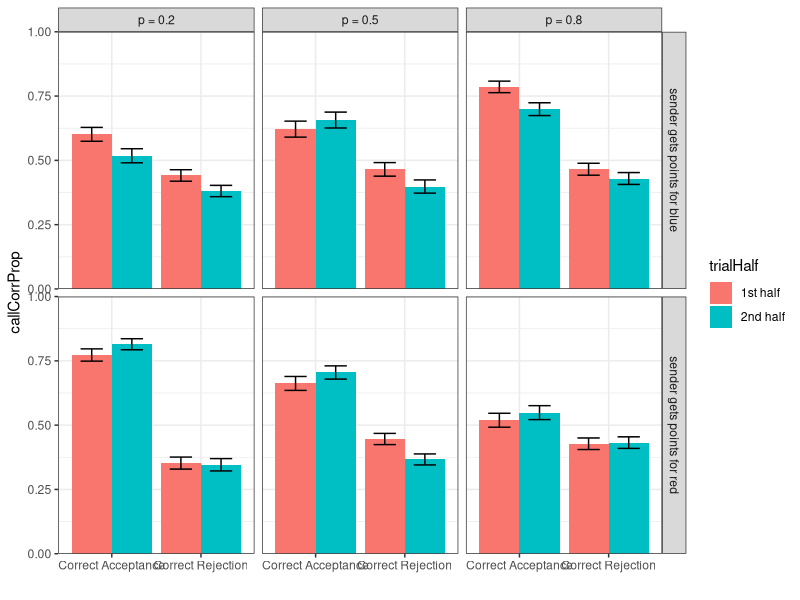
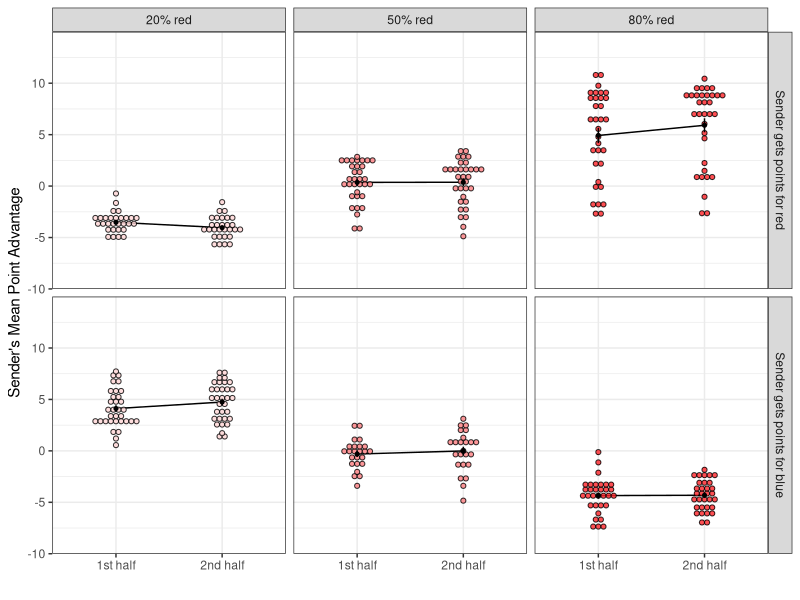
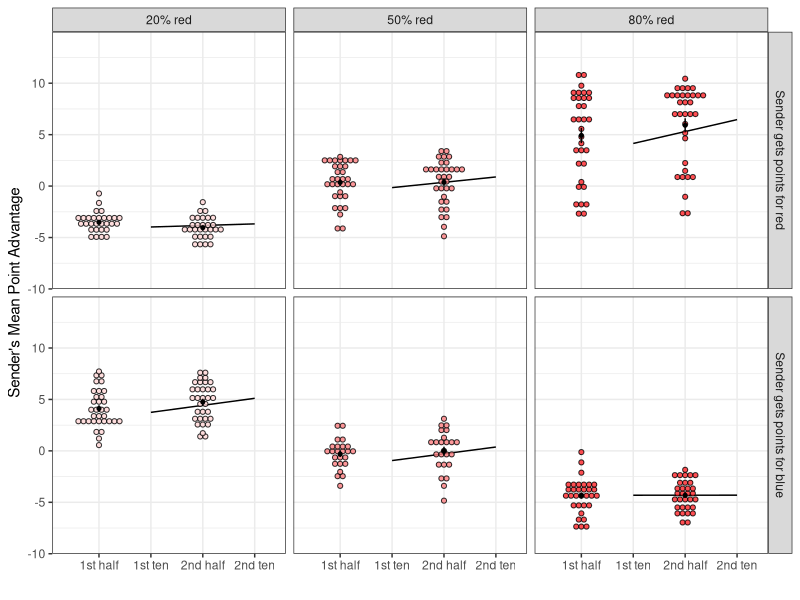
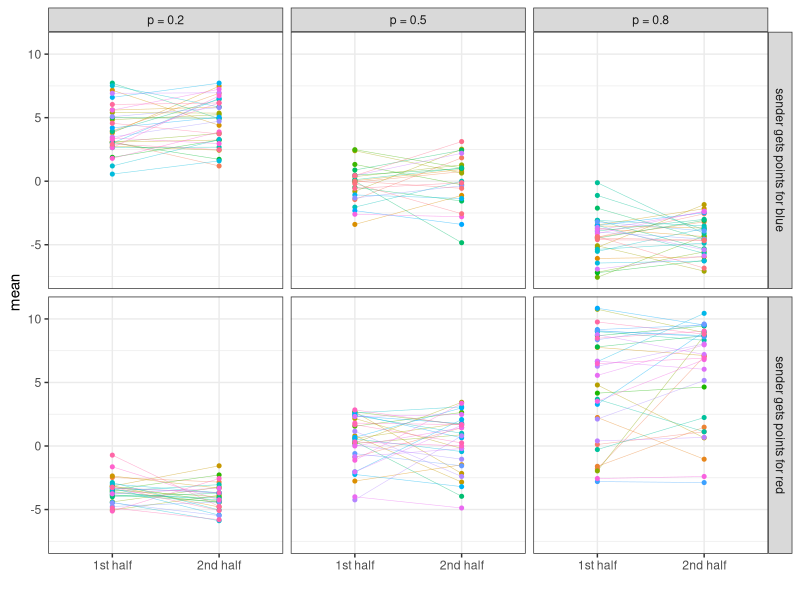
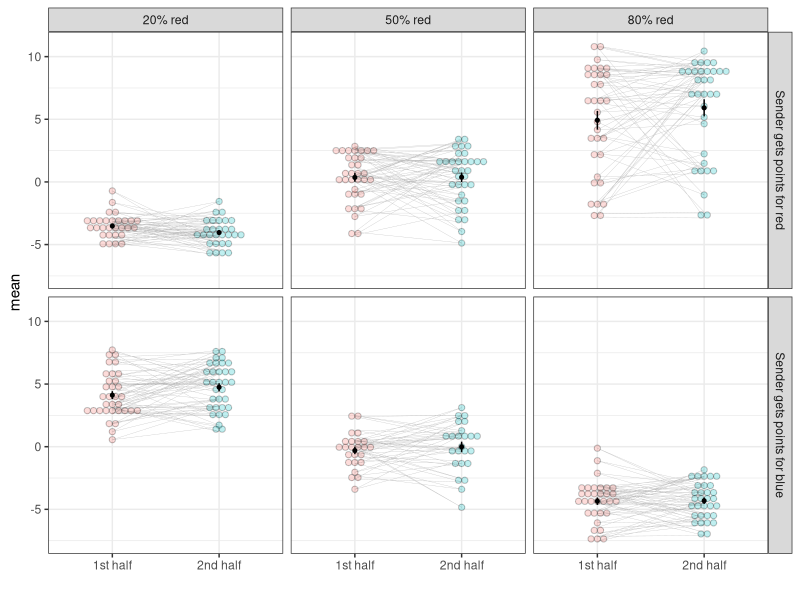
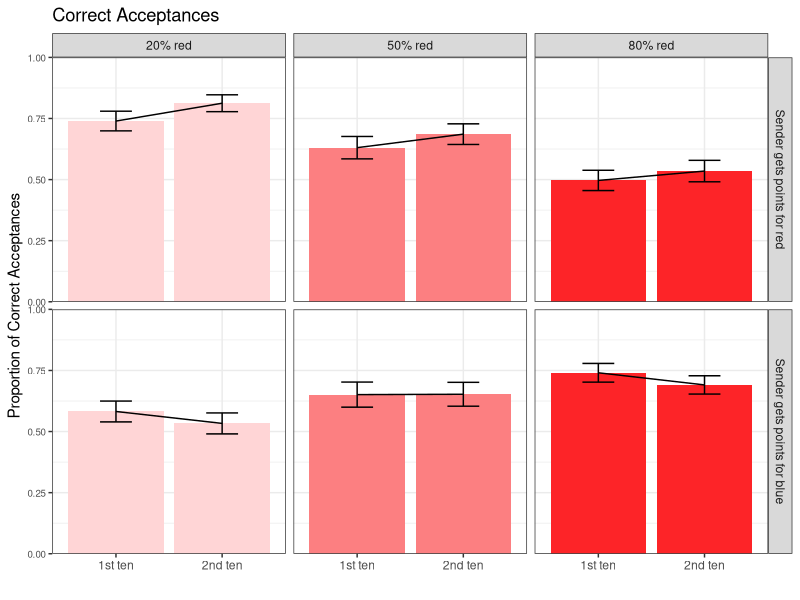
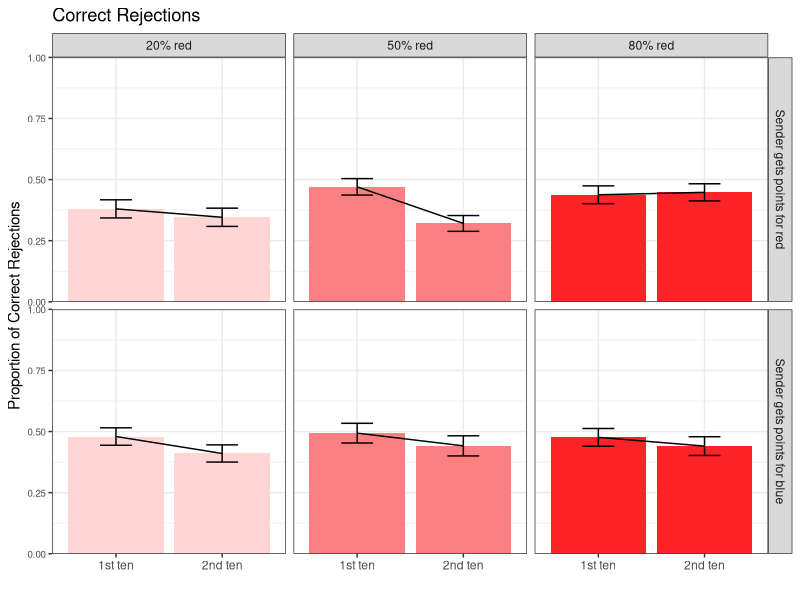
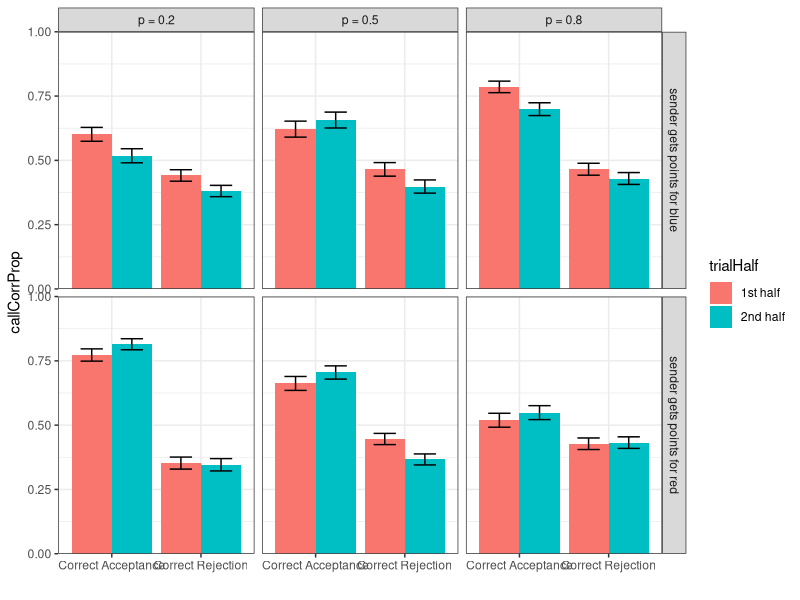

These charts were generated, in order, by the following R code:
setwd("/Users/loey/Desktop/Research/FakeNews/Bullshitter/DataAnalysis/Exp4/Exp_3_7")

library(tidyverse)
bs.final <- read.csv("bsfinal_anon.csv")

glimpse(bs.final)
my_red = c("#ffd5d6","#fc7f81","#fd2428")
sender_points_label = c(
  "expt4" = "Sender gets\npoints for red",
  "expt5" = "Sender gets\npoints for blue"
)


# examine lie detecting learning
detectLearn <- bs.final %>%
  filter(roleCurrent == "bullshitDetector") %>%
  mutate(trialHalf = ifelse(trialNumber <= 50, "1st half", "2nd half"),
         correctCall = ifelse(lie, callBS == "True", callBS == "False"),
         expt = ifelse(expt=="expt4", "sender gets points for red", "sender gets points for blue"),
         probabilityRed = paste("p =", probabilityRed)) %>%
  group_by(probabilityRed, expt, trialHalf, lie) %>%
  summarise(callCorrProp = sum(correctCall)/n(),
            se = sqrt((callCorrProp*(1-callCorrProp)/n())),
            lower = callCorrProp - se,
            upper = callCorrProp + se) %>%
  mutate(lie = ifelse(lie, "Correct Rejection", "Correct Acceptance"))
ggplot(detectLearn, aes(x=lie, y=callCorrProp, fill=trialHalf)) +
  geom_bar(stat="identity", position="dodge") +
  geom_errorbar(data=detectLearn, aes(ymin=lower, ymax=upper), width=0.5, position=position_dodge(.9)) +
  scale_x_discrete("") +
  scale_y_continuous(limits=c(0,1), expand=c(0,0)) +
  facet_grid(expt~probabilityRed) +
  theme_bw()
ggsave("img/learning/learn_detect.png", width=10, height=6)



# examine lying learning
meanSenderPoints <- bs.final %>%
  filter(roleCurrent == "bullshitter") %>%
  mutate(trialHalf = ifelse(trialNumber <= 50, "1st half", "2nd half"),
         pointAdvantage = playerTrialScore - oppTrialScore,
         expt = factor(ifelse(expt=="expt4", "Sender gets points for red", "Sender gets points for blue")),
         expt = fct_relevel(expt, c("Sender gets points for red", "Sender gets points for blue")),
         probabilityRed = paste0(probabilityRed*100, "% red")) %>%
  group_by(probabilityRed, expt, subjID, trialHalf) %>%
  summarise(mean=mean(pointAdvantage))
meanSenderPoints %>%
  group_by(probabilityRed, expt, trialHalf) %>%
  summarise(meanMean = mean(mean)) %>%
  ggplot(aes(x=trialHalf, y=meanMean)) +
  geom_path(group=1) +
  geom_dotplot(data=meanSenderPoints, aes(x=trialHalf, y=mean, fill=probabilityRed), binaxis = "y", binwidth=0.5, stackdir = "center", alpha=0.8) +
  stat_summary(data=meanSenderPoints, aes(x=trialHalf, y=mean, fill=probabilityRed), size=0.1) +
  scale_x_discrete("") +
  scale_y_continuous("Sender's Mean Point Advantage", limits=c(-10,15), expand=c(0,0), breaks=seq(-10,10,5)) +
  scale_fill_manual(values=my_red) +
  guides(fill=FALSE) +
  facet_grid(expt ~ probabilityRed, labeller=labeller(sender_points_label)) +
  theme_bw()
ggsave("img/learning/learn_pointsSender.png", width=7, height=4.5)

# 1st 10 vs last 10 trials
meanSenderPointsTen <- bs.final %>%
  filter(roleCurrent == "bullshitter") %>%
  mutate(trialHalf = case_when(
    trialNumber <= 20 ~ "1st ten", 
    trialNumber >= 80 ~ "2nd ten"
  ),
  pointAdvantage = playerTrialScore - oppTrialScore,
  expt = factor(ifelse(expt=="expt4", "Sender gets points for red", "Sender gets points for blue")),
  expt = fct_relevel(expt, c("Sender gets points for red", "Sender gets points for blue")),
  probabilityRed = paste0(probabilityRed*100, "% red")) %>%
  filter(!is.na(trialHalf)) %>%
  group_by(probabilityRed, expt, subjID, trialHalf) %>%
  summarise(mean=mean(pointAdvantage))
meanSenderPointsTen %>%
  group_by(probabilityRed, expt, trialHalf) %>%
  summarise(meanMean = mean(mean)) %>%
  ggplot(aes(x=trialHalf, y=meanMean)) +
  geom_path(group=1) +
  geom_dotplot(data=meanSenderPoints, aes(x=trialHalf, y=mean, fill=probabilityRed), binaxis = "y", binwidth=0.5, stackdir = "center", alpha=0.8) +
  stat_summary(data=meanSenderPoints, aes(x=trialHalf, y=mean, fill=probabilityRed), size=0.1) +
  scale_x_discrete("") +
  scale_y_continuous("Sender's Mean Point Advantage", limits=c(-10,15), expand=c(0,0), breaks=seq(-10,10,5)) +
  scale_fill_manual(values=my_red) +
  guides(fill=FALSE) +
  facet_grid(expt ~ probabilityRed, labeller=labeller(sender_points_label)) +
  theme_bw()
ggsave("img/learning/learn_pointsSender.png", width=7, height=4.5)


bs.final %>%
  filter(roleCurrent == "bullshitter") %>%
  mutate(trialHalf = ifelse(trialNumber <= 50, "1st half", "2nd half"),
         pointAdvantage = playerTrialScore - oppTrialScore,
         expt = ifelse(expt=="expt4", "sender gets points for red", "sender gets points for blue"),
         probabilityRed = paste("p =", probabilityRed)) %>%
  group_by(probabilityRed, expt, subjID, trialHalf) %>%
  summarise(mean=mean(pointAdvantage)) %>%
  ggplot(aes(x=trialHalf, y=mean, colour=subjID)) +
  geom_point(size=0.5, alpha=0.5) +
  geom_path(aes(group=subjID, colour=subjID), size=0.2, alpha=0.5) +
  stat_summary(size=0.1) +
  scale_x_discrete("") +
  guides(colour=FALSE) +
  facet_grid(expt ~ probabilityRed) +
  theme_bw()

meanSenderPoints %>%
  ggplot(aes(x=trialHalf, y=mean, fill=trialHalf)) +
  geom_dotplot(binaxis = "y", binwidth=0.5, stackdir = "center", alpha=0.25) +
  stat_summary(size=0.1) +
  geom_path(group=1, size=0.1, alpha=0.25) +
  scale_x_discrete("") +
  guides(fill=FALSE) +
  facet_grid(expt ~ probabilityRed) +
  theme_bw()





detectLearn <- bs.final %>%
  filter(roleCurrent == "bullshitDetector") %>%
  mutate(trialHalf = case_when(
    trialNumber <= 20 ~ "1st ten", 
    trialNumber > 80 ~ "2nd ten"
  ),
  correctCall = ifelse(lie, callBS == "True", callBS == "False"),
  expt = factor(ifelse(expt=="expt4", "Sender gets points for red", "Sender gets points for blue")),
  expt = fct_relevel(expt, c("Sender gets points for red", "Sender gets points for blue")),
  probabilityRed = paste0(probabilityRed*100, "% red")) %>%
  filter(!is.na(trialHalf)) %>%
  group_by(probabilityRed, expt, trialHalf, lie) %>%
  summarise(callCorrProp = sum(correctCall)/n(),
            se = sqrt((callCorrProp*(1-callCorrProp)/n())),
            lower = callCorrProp - se,
            upper = callCorrProp + se) %>%
  mutate(lie = ifelse(lie, "Correct Rejection", "Correct Acceptance"))

detectLearn %>%
  filter(lie == "Correct Acceptance") %>%
  ggplot(aes(x=trialHalf, y=callCorrProp, fill=probabilityRed)) +
  geom_bar(stat="identity", position="dodge") +
  geom_errorbar(data=filter(detectLearn, lie=="Correct Acceptance"), 
                aes(ymin=lower, ymax=upper), 
                width=0.3, position=position_dodge(.9)) +
  geom_path(group=1) +
  ggtitle("Correct Acceptances") +
  scale_x_discrete("") +
  scale_y_continuous("Proportion of Correct Acceptances", limits=c(0,1), expand=c(0,0)) +
  scale_fill_manual(values=my_red) +
  guides(fill=FALSE) +
  facet_grid(expt~probabilityRed) +
  theme_bw() +
  theme(axis.text.y = element_text(size=7))
ggsave("img/learning/learn_detect_accept.png", 
       width=7, 
       height=4.5)

detectLearn %>%
  filter(lie == "Correct Rejection") %>%
  ggplot(aes(x=trialHalf, y=callCorrProp, fill=probabilityRed)) +
  geom_bar(stat="identity", position="dodge") +
  geom_errorbar(data=filter(detectLearn, lie=="Correct Rejection"), 
                aes(ymin=lower, ymax=upper), 
                width=0.3, position=position_dodge(.9)) +
  geom_path(group=1) +
  ggtitle("Correct Rejections") +
  scale_x_discrete("") +
  scale_y_continuous("Proportion of Correct Rejections", limits=c(0,1), expand=c(0,0)) +
  guides(fill=FALSE) +
  scale_fill_manual(values=my_red) +
  facet_grid(expt~probabilityRed) +
  theme_bw() +
  theme(axis.text.y = element_text(size=7))
ggsave("img/learning/learn_detect_reject.png", 
       width=7, 
       height=4.5)
